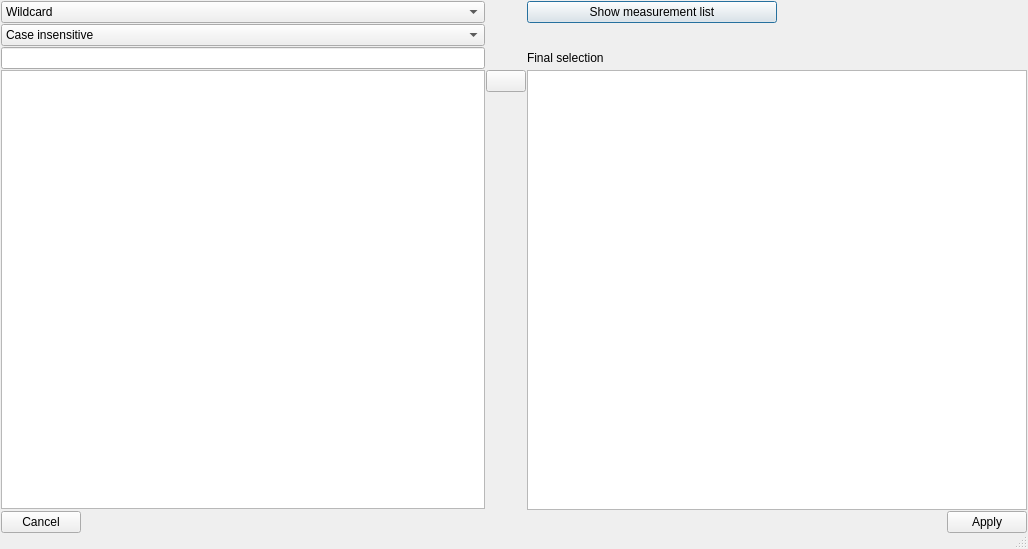
<?xml version="1.0" encoding="UTF-8"?>
<ui version="4.0">
 <class>MultiSearchDialog</class>
 <widget class="QDialog" name="MultiSearchDialog">
  <property name="geometry">
   <rect>
    <x>0</x>
    <y>0</y>
    <width>1028</width>
    <height>549</height>
   </rect>
  </property>
  <property name="windowTitle">
   <string>Dialog</string>
  </property>
  <property name="sizeGripEnabled">
   <bool>true</bool>
  </property>
  <layout class="QGridLayout" name="grid_layout" columnstretch="1,0,0,0,0,0">
   <property name="leftMargin">
  <number>1</number>
</property>
   <property name="topMargin">
  <number>1</number>
</property>
   <property name="rightMargin">
  <number>1</number>
</property>
   <property name="bottomMargin">
  <number>1</number>
</property>
   <property name="spacing">
  <number>1</number>
</property>
   <item row="0" column="0">
    <widget class="QComboBox" name="match_kind">
     <property name="currentIndex">
      <number>0</number>
     </property>
     <item>
      <property name="text">
       <string>Wildcard</string>
      </property>
     </item>
     <item>
      <property name="text">
       <string>Regex</string>
      </property>
     </item>
    </widget>
   </item>
   <item row="10" column="0">
    <widget class="QLabel" name="status">
     <property name="text">
      <string/>
     </property>
    </widget>
   </item>
   <item row="6" column="0" rowspan="2">
    <widget class="QListWidget" name="matches"/>
   </item>
   <item row="7" column="1">
    <spacer name="verticalSpacer_2">
     <property name="orientation">
      <enum>Qt::Orientation::Vertical</enum>
     </property>
     <property name="sizeHint" stdset="0">
      <size>
       <width>20</width>
       <height>40</height>
      </size>
     </property>
    </spacer>
   </item>
   <item row="6" column="2" rowspan="3" colspan="4">
    <widget class="MinimalListWidget" name="selection">
     <property name="minimumSize">
      <size>
       <width>500</width>
       <height>0</height>
      </size>
     </property>
    </widget>
   </item>
   <item row="2" column="2">
    <widget class="QLabel" name="label">
     <property name="text">
      <string>Final selection</string>
     </property>
    </widget>
   </item>
   <item row="2" column="0">
    <widget class="QLineEdit" name="search_box">
     <property name="text">
      <string/>
     </property>
    </widget>
   </item>
   <item row="0" column="2" colspan="2">
    <widget class="QPushButton" name="show_measurement_list_btn">
     <property name="text">
      <string>Show measurement list</string>
     </property>
     <property name="icon">
      <iconset resource="resource.qrc">
       <normaloff>:/info.png</normaloff>:/info.png</iconset>
     </property>
    </widget>
   </item>
   <item row="9" column="0" colspan="6">
    <layout class="QHBoxLayout" name="horizontalLayout" stretch="0,1,0">
     <property name="spacing">
  <number>1</number>
</property>
     <item>
      <widget class="QPushButton" name="cancel_btn">
       <property name="text">
        <string>Cancel</string>
       </property>
      </widget>
     </item>
     <item>
      <spacer name="horizontalSpacer_2">
       <property name="orientation">
        <enum>Qt::Orientation::Horizontal</enum>
       </property>
       <property name="sizeHint" stdset="0">
        <size>
         <width>40</width>
         <height>20</height>
        </size>
       </property>
      </spacer>
     </item>
     <item>
      <widget class="QPushButton" name="apply_btn">
       <property name="text">
        <string>Apply</string>
       </property>
      </widget>
     </item>
    </layout>
   </item>
   <item row="6" column="1">
    <widget class="QPushButton" name="add_btn">
     <property name="focusPolicy">
      <enum>Qt::FocusPolicy::TabFocus</enum>
     </property>
     <property name="text">
      <string/>
     </property>
     <property name="icon">
      <iconset resource="resource.qrc">
       <normaloff>:/left.png</normaloff>:/left.png</iconset>
     </property>
    </widget>
   </item>
   <item row="1" column="0">
    <widget class="QComboBox" name="case_sensitivity">
     <item>
      <property name="text">
       <string>Case insensitive</string>
      </property>
     </item>
     <item>
      <property name="text">
       <string>Case sensitive</string>
      </property>
     </item>
    </widget>
   </item>
  </layout>
 </widget>
 <customwidgets>
  <customwidget>
   <class>MinimalListWidget</class>
   <extends>QListWidget</extends>
   <header>asammdf.gui.widgets.list.h</header>
  </customwidget>
 </customwidgets>
 <tabstops>
  <tabstop>match_kind</tabstop>
  <tabstop>case_sensitivity</tabstop>
  <tabstop>search_box</tabstop>
  <tabstop>matches</tabstop>
  <tabstop>add_btn</tabstop>
  <tabstop>selection</tabstop>
  <tabstop>apply_btn</tabstop>
  <tabstop>cancel_btn</tabstop>
  <tabstop>show_measurement_list_btn</tabstop>
 </tabstops>
 <resources>
  <include location="resource.qrc"/>
 </resources>
 <connections/>
</ui>
